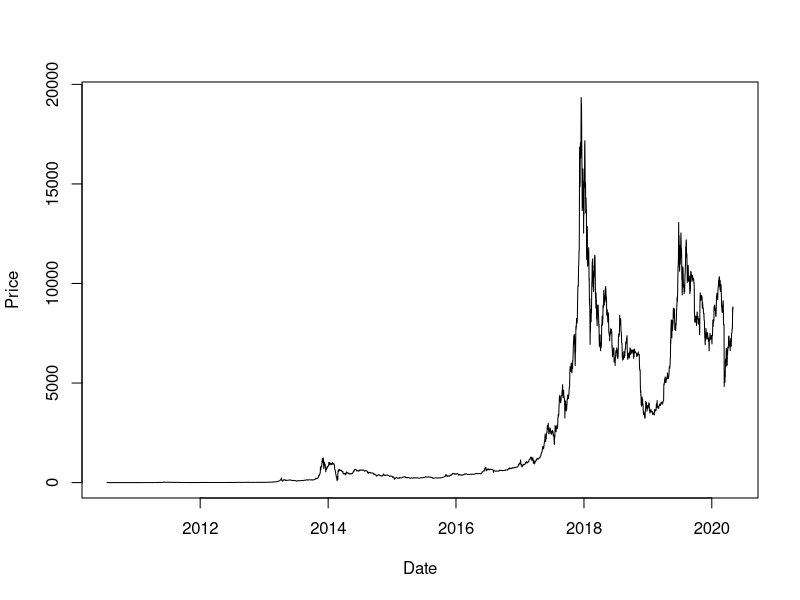
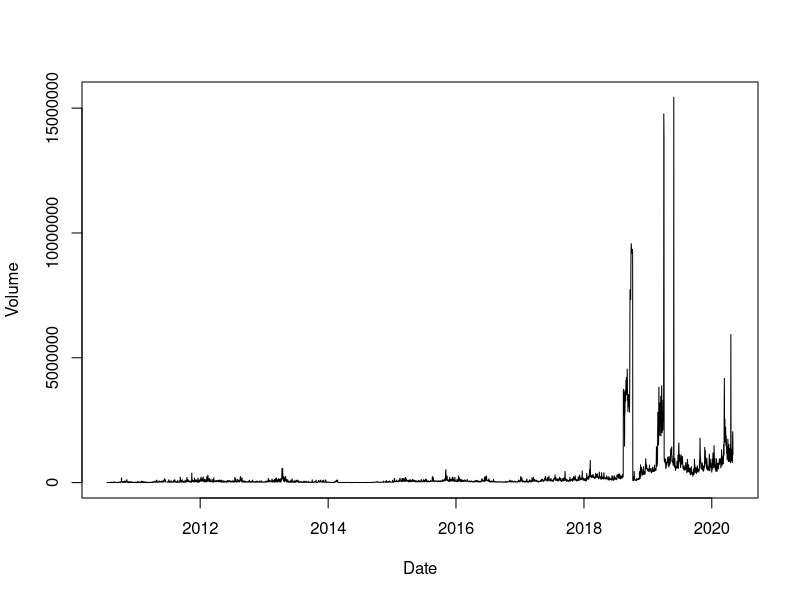
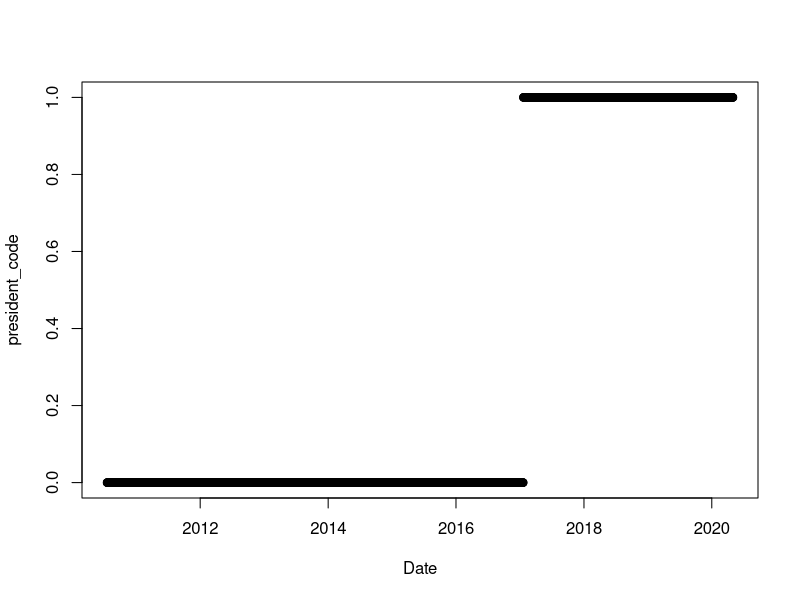
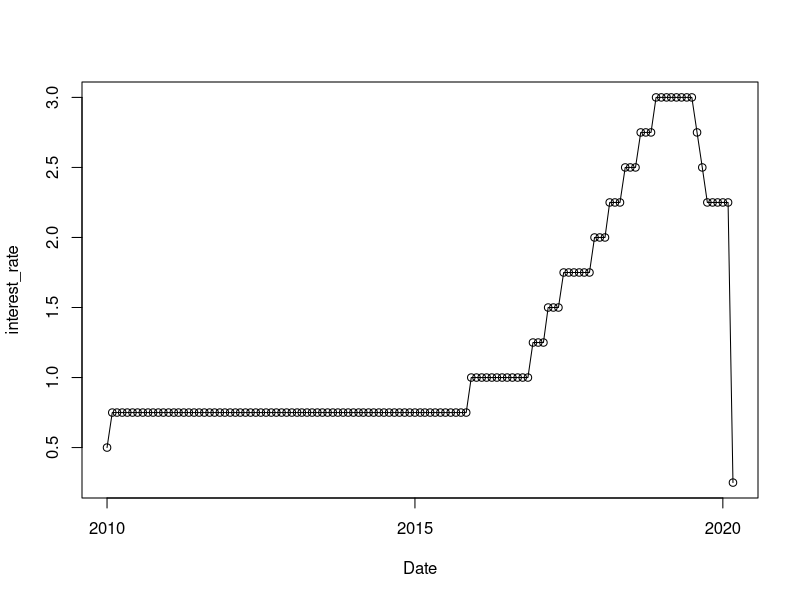

R code for these plots, in order: (Note: this script raises an error after producing the figures.)
## ---- chunk 1
options(scipen = 1, digits = 4, width = 80)
library(knitr)
opts_chunk$set(cache = TRUE, autodep = TRUE)
# knitr::opts_chunk$set(message = FALSE)
defaultW <- getOption("warn") 
options(warn = -1) 
## ---- chunk 2
# install necessary packages
# install.packages("readxl")
# install.packages("sqldf")
# install.packages("corrplot")
## ---- chunk 3
library(readr)
library("readxl")
library(sqldf)
library(glue)
library("corrplot")
library(caret)
library(leaps)
library(MASS)
options(digits=6)
options(warn=-1)
## ---- chunk 4
# price of bitcoin
Bitcoin <- read_csv("Bitcoin Historical Data - Investing.com.csv")
Bitcoin$Date = as.Date(Bitcoin$Date, format="%b %d, %Y")
Bitcoin$month <- strftime(Bitcoin$Date, "%m")
Bitcoin$year <- strftime(Bitcoin$Date, "%Y")
plot(Price ~ Date, data=Bitcoin, type = "l")
## ---- chunk 5
plot(Volume ~ Date, data=Bitcoin, type = "l")
## ---- chunk 6
President <- read_csv("President.csv")
President$Date = as.Date(President$Date, format="%b %d, %Y")
plot(president_code ~ Date, data=President)
## ---- chunk 7
The_interest_rate_for_the_United_States<- read_csv("The interest rate for the United States, from 2010 - 2020.csv")
The_interest_rate_for_the_United_States$month <- strftime(The_interest_rate_for_the_United_States$Date, "%m")
The_interest_rate_for_the_United_States$year <- strftime(The_interest_rate_for_the_United_States$Date, "%Y")
plot(interest_rate ~ Date, data=The_interest_rate_for_the_United_States, type = "o")
## ---- chunk 8
US_dollar_yuan_exchange_rate <- read_csv("US dollar-yuan exchange rate.csv")
US_dollar_yuan_exchange_rate$Date = as.Date(US_dollar_yuan_exchange_rate$Date, format="%m/%d/%y")
plot(exchange_rate ~ Date, data = US_dollar_yuan_exchange_rate, type = 'l')

Euro_to_US_exchange_rate <- read_csv("euro-dollar-exchange-rate-historical-chart.csv")
Euro_to_US_exchange_rate$Date = as.Date(Euro_to_US_exchange_rate$Date, format="%m/%d/%y")
Euro_to_US_exchange_rate$exchange_rate = 1/Euro_to_US_exchange_rate$exchange_rate
plot(exchange_rate  ~ Date, data = Euro_to_US_exchange_rate, type = 'l')
## ---- chunk 9
Gold <- read_csv("Gold Futures Historical Data.csv")
Gold$Date = as.Date(Gold$Date, format="%b %d, %Y")
plot(Price ~ Date, data=Gold, type='l')
## ---- chunk 10
Dow_Jones_Industrial_Average <- read_csv("Dow Jones Industrial Average Historical Data.csv")
Dow_Jones_Industrial_Average$Date = as.Date(Dow_Jones_Industrial_Average$Date, format="%b %d, %Y")
plot(Price ~ Date, data=Dow_Jones_Industrial_Average, type = 'l')
## ---- chunk 11
NYSE_Composite_Index <- read_csv("NYSE Composite Historical Data.csv")
NYSE_Composite_Index$Date = as.Date(NYSE_Composite_Index$Date, format="%b %d, %Y")
plot(Price ~ Date, data=NYSE_Composite_Index, type = 'l')
## ---- chunk 12
WTI_oil_price <- read_csv("Crude Oil WTI Futures Historical Data.csv")
WTI_oil_price$Date = as.Date(WTI_oil_price$Date, format="%b %d, %Y")
# colnames(WTI_oil_price)[2] <- "WTI_oil_price"
plot(Price ~ Date, data=WTI_oil_price, type = 'l')

Brent_Oil_price <- read_csv("Brent Oil Futures Historical Data.csv")
Brent_Oil_price$Date = as.Date(Brent_Oil_price$Date, format="%b %d, %Y")
# colnames(Brent_Oil_price)[2] <- "Brent_oil_price"
plot(Price ~ Date, data=Brent_Oil_price, type = 'l')
## ---- chunk 13
sql =  glue("
select Bitcoin.Date,
       Bitcoin.Price                as Bitcoin_price,
       Bitcoin.Volume               as Transaction_volume,
       exchange_China.exchange_rate as USD_Yuan_exchange_rate,
       exchange_Euro.exchange_rate  as USD_Euro_Exchange_Rate,
       DJIA.Price                   as DJIA_index,
       NYSE.Price                   as NYSE_index,
       Brent_Oil_price.Price        as brent_oil_price,
       WTI_oil_price.Price          as WTI_oil_price,
       Gold.Price                   as Gold_price,
       President.president_code,
       interest.interest_rate,
       Bitcoin.month,
       Bitcoin.year
from Bitcoin
         left outer join US_dollar_yuan_exchange_rate as exchange_China
                         on exchange_China.Date = Bitcoin.Date - 15
         left outer join Euro_to_US_exchange_rate as exchange_Euro
                         on exchange_Euro.Date = Bitcoin.Date - 15
         left outer join Dow_Jones_Industrial_Average as DJIA
                         on DJIA.Date = Bitcoin.Date - 15
         left outer join NYSE_Composite_Index as NYSE
                         on NYSE.Date = Bitcoin.Date - 15
         left outer join Brent_Oil_price
                         on Brent_Oil_price.Date = Bitcoin.Date - 15
         left outer join WTI_oil_price
                         on WTI_oil_price.Date = Bitcoin.Date - 15
         left outer join President
                         on President.Date = Bitcoin.Date - 15
         left outer join Gold
                         on Gold.Date = Bitcoin.Date - 15
         left outer join The_interest_rate_for_the_United_States as interest
                         on interest.month = Bitcoin.month
                             and interest.year = Bitcoin.year
where Bitcoin.Date between {c (1.0, as.Date('2014-06-01'))[2]} and {c (1.0, as.Date('2020-04-30'))[2]}
order by Bitcoin.Date asc")
combined_daily = sqldf(sql)
combined_daily$Date_posix = c(1, as.Date(combined_daily$Date))[-c(1)]
combined_daily$president_code = as.factor(combined_daily$president_code)
combined_weekdays = na.omit(combined_daily)
monthly_volume_df = sqldf("
select month, year, sum(combined_daily.Transaction_volume) as Transaction_volume
       from combined_daily
       group by combined_daily.month, combined_daily.year")

combined_monthly = sqldf("
select Date,
       Bitcoin_price,
       monthly_volume_df.Transaction_volume,
       USD_Yuan_exchange_rate,
       USD_Euro_Exchange_Rate,
       DJIA_index,
       NYSE_index,
       brent_oil_price,
       WTI_oil_price,
       Gold_price,
       president_code,
       interest_rate,
       Date_posix,
       combined_weekdays.year
from combined_weekdays
join monthly_volume_df
on monthly_volume_df.month = combined_weekdays.month
and monthly_volume_df.year = combined_weekdays.year
where combined_weekdays.Date in
      (select max(combined_weekdays.Date)
       from combined_weekdays
       group by combined_weekdays.month, combined_weekdays.year)
")

combined_weekdays = combined_weekdays[!(names(combined_weekdays) %in% c("month"))]
# combined_monthly
# plot(combined_monthly$Date, combined_monthly$Bitcoin_price, type = "l", col = "blue")
## ---- chunk 14
data = combined_weekdays
trn_idx = sample(nrow(data), nrow(data) / 2)
monthly_train = combined_monthly[trn_idx, ]
monthly_test = combined_monthly[-trn_idx, ]
weekday_train = combined_weekdays[trn_idx, ]
weekday_test = combined_weekdays[-trn_idx, ]
train_data = weekday_train
# train_data = monthly_train
## ---- chunk 15
model_names = c()
model_params_num = c()
model_rss = c()
model_adjr2 = c()
model_rmse = c()
test_rmse = c()

store_result = function(model, model_name, log = FALSE){
  model = model
  rmses = calc_rmse(model, data, trn_idx, log)
  model_names <<- c(model_names, model_name)
  model_params_num <<- c(model_params_num, length(coefficients(model)))
  model_rss <<- c(model_rss, deviance(model))
  model_adjr2 <<- c(model_adjr2, summary(model)$adj.r)
  model_rmse <<- c(model_rmse, rmses[1])
  test_rmse <<- c(test_rmse, rmses[2])
}

calc_rmse = function(model, data, trn_idx, log = FALSE) {
  data_train = data[trn_idx, ]
  data_test = data[-trn_idx, ]
  pred = predict(model, data_train)
  if(log){
    pred = exp(pred)
  }
 
  actual = data_train$Bitcoin_price
  train_rmse = sqrt(mean((pred - actual)^2))

  pred = predict(model, data_test)
  if(log){
    pred = exp(pred)
  }
  actual = data_test$Bitcoin_price
  test_rmse = sqrt(mean((pred - actual)^2))
  c(train_rmse, test_rmse)
}

plots_model = function(model){
  par(mfrow = c(1, 2))
  plot(fitted(model), resid(model), col = "grey", pch = 20,
  xlab = "Fitted", ylab = "Residuals", main = "Fitted vs Residuals")
  abline(h = 0, col = "darkorange", lwd = 2)
  qqnorm(resid(model), col = "darkgrey")
  qqline(resid(model), col = "dodgerblue", lwd = 2)
}

plot_prediction = function(model, data, trn_idx, log=FALSE) {
  par(mfrow = c(1, 1))
  data_test = data[-trn_idx, ]
  pred = predict(model, data)
  if(log){
    pred = exp(pred)
  }

  plot(data$Date, data$Bitcoin_price, type = "l", col = "blue")
  points(data$Date, pred, type = "l", col = "green")
  title(main = deparse(substitute(model)))
  legend("topleft", 
         legend=c("Actually", "Predicted"), 
         col=c("blue", "green"), lty=1:1, cex=0.8, 
         text.font=4, bg='antiquewhite')
}
## ---- chunk 16
pairs(data[!(names(data) %in% c("Date", "month","year"))], col = "dodgerblue")
## ---- chunk 17
model = lm(Bitcoin_price ~ . ,data=combined_monthly)
boxcox(model,
       lambda = seq(-0.5, 0.5, by = 0.005),
       plotit = TRUE)
## ---- chunk 18
# find correlation between all of these predictors
log_transform = combined_monthly
log_transform$Transaction_volume = log(log_transform$Transaction_volume)
M <- cor(x=log_transform[!(names(log_transform) %in% c("Date", "month","year", "president_code"))], use = "everything", method="pearson") # get correlations
# M
library('corrplot') #package corrplot
corrplot(M, method = "circle")
## ---- chunk 19
full_mlr_model = lm(Bitcoin_price ~ ., train_data[!(names(data) %in% c("Date", "month"))])
plots_model(full_mlr_model)
store_result(full_mlr_model, "full_mlr_model")
## ---- chunk 20
library(leaps)
exhaustive_search = summary(regsubsets(Bitcoin_price ~ Transaction_volume + USD_Yuan_exchange_rate + USD_Euro_Exchange_Rate + DJIA_index + NYSE_index + brent_oil_price + WTI_oil_price + Gold_price + president_code + interest_rate + Date_posix + I(Transaction_volume^2) + I(Date_posix ^ 2) + I(USD_Yuan_exchange_rate ^ 2) + I(USD_Euro_Exchange_Rate ^ 2) + I(DJIA_index ^ 2)  + I(NYSE_index ^ 2) + I(brent_oil_price ^ 2) + I(WTI_oil_price ^ 2) + I(Gold_price ^ 2) + I(interest_rate ^ 2), data = data[!(names(data) %in% c("Date", "month"))], nvmax=8))
# exhaustive_search$which
p = length(coef(exhaustive_search))
n = length(resid(exhaustive_search))
## ---- chunk 21
exhaustive_search$rss
exhaustive_search$adjr2
(best_r2_ind = which.max(exhaustive_search$adjr2))
exhaustive_search$which[best_r2_ind, ]
## ---- chunk 22
exhaustive_search_model = lm(Bitcoin_price ~ Transaction_volume + DJIA_index + NYSE_index + Date_posix + I(Date_posix^2) + I(USD_Yuan_exchange_rate^2) + I(USD_Euro_Exchange_Rate^2) + I(DJIA_index^2) + I(NYSE_index^2),  data = train_data)
plots_model(exhaustive_search_model)
store_result(exhaustive_search_model, "exhaustive_search_model")
## ---- chunk 23
log_model = lm(log(Bitcoin_price) ~ . ,  data = train_data, log = TRUE)
store_result(exhaustive_search_model, "log_model")

log_full_interaction_model = lm(log(Bitcoin_price) ~ (. ^ 2) ,  data = train_data, log = TRUE)
plots_model(log_full_interaction_model)
store_result(exhaustive_search_model, "log_full_interaction_model")
## ---- chunk 24
plot_prediction(log_full_interaction_model, data, trn_idx, log = TRUE)
## ---- chunk 25
n = length(resid(log_full_interaction_model))
log_full_int_mod_back_bic = step(log_full_interaction_model, direction = "backward", k = log(n), trace = 0)
log_full_int_mod_back_aic = step(log_full_interaction_model, direction = "backward", step=0)
## ---- chunk 26
log_interaction_only_year = lm(log(Bitcoin_price) ~ (. * year) ,  data = train_data)
n = length(resid(log_interaction_only_year))

log_groupby_year_back_bic = step(log_interaction_only_year, direction = "backward", k = log(n), trace = 0)
store_result(log_groupby_year_back_bic, "log_groupby_year_back_bic", log = TRUE)
log_groupby_year_back_aic = step(log_interaction_only_year, direction = "backward", step=0)
store_result(log_groupby_year_back_aic, "log_groupby_year_back_aic", log = TRUE)
## ---- chunk 27
cooksdistance = cooks.distance(log_groupby_year_back_bic)
log_groupby_year_back_bic_fix = lm(log_groupby_year_back_bic,
                   data = data,
                   subset = cooksdistance < 4 / length(cooksdistance))
plot_prediction(log_groupby_year_back_bic_fix, data, trn_idx, log = TRUE)
store_result(log_groupby_year_back_bic_fix, "log_groupby_year_back_bic_fix", log = TRUE)
## ---- chunk 28
cooksdistance = cooks.distance(log_groupby_year_back_aic)
log_groupby_year_back_aic_fix = lm(log_groupby_year_back_aic,
                   data = data,
                   subset = cooksdistance < 4 / length(cooksdistance))
plot_prediction(log_groupby_year_back_aic_fix, data, trn_idx, log = TRUE)
store_result(log_groupby_year_back_aic_fix, "log_groupby_year_back_aic_fix", log = TRUE)
## ---- chunk 29
cooksdistance = cooks.distance(log_full_int_mod_back_bic)
log_int_mod_back_bic_fix = lm(log_full_int_mod_back_bic,
                   data = data,
                   subset = cooksdistance < 4 / length(cooksdistance))
plots_model(log_int_mod_back_bic_fix)
plot_prediction(log_int_mod_back_bic_fix, data, trn_idx, log = TRUE)
store_result(log_int_mod_back_bic_fix, "log_int_mod_back_bic_fix", log = TRUE)
## ---- chunk 30

cooksdistance = cooks.distance(log_full_int_mod_back_aic)
log_int_mod_back_aic_fix = lm(log_full_int_mod_back_aic,
                   data = data,
                   subset = cooksdistance < 4 / length(cooksdistance))
plots_model(log_int_mod_back_aic_fix)
plot_prediction(log_int_mod_back_aic_fix, data, trn_idx, log = TRUE)
store_result(log_int_mod_back_aic_fix, "log_int_mod_back_aic_fix", log = TRUE)
## ---- chunk 31
model_list <- data.frame("model names"=model_names, "num of parameters" = model_params_num, "model_adjr2" = model_adjr2, "model_rmse"=model_rmse, "test_rmse"=test_rmse)

knitr::kable(model_list, digits = getOption("digits"), row.names = NA,
  col.names = colnames(model_list), align = "c", caption = NULL, label = NULL,
  format.args = list(), escape = TRUE)
